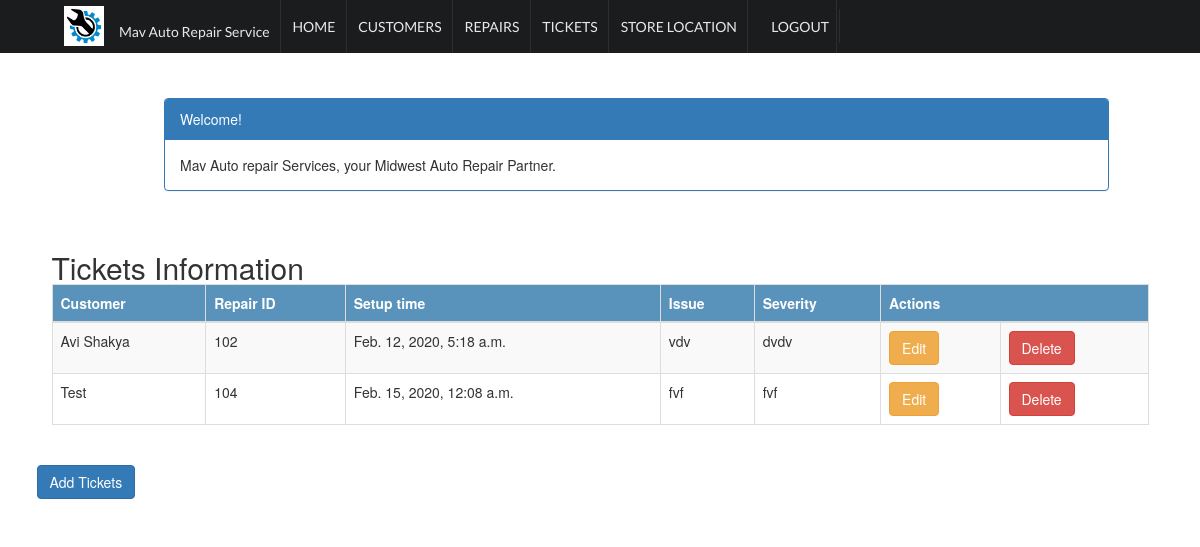
Page /ticket_list (signed in) on the committed database.
### crm/models.py (models this page shows, shortened)
class Ticket(models.Model):
    cust_name = models.ForeignKey(Customer, on_delete=models.CASCADE, related_name='tickets')
    repair_id = models.ForeignKey(Repair, on_delete=models.CASCADE, related_name='item', default='repair_id', blank=True)
    setup_time = models.DateTimeField(
        default=timezone.now)
    Issue = models.CharField(max_length=100)
    severity = models.CharField(max_length=50)
    created_date = models.DateTimeField(
        default=timezone.now)

class Customer(models.Model):
    cust_name = models.CharField(max_length=50)
    cust_number = models.IntegerField(blank=False, null=False)
    address = models.CharField(max_length=200)
    city = models.CharField(max_length=50)
    state = models.CharField(max_length=50)
    zipcode = models.CharField(max_length=10)
    phone_number = models.CharField(max_length=50)
    email = models.EmailField(max_length=100)
    created_date = models.DateTimeField(
        default=timezone.now)
    updated_date = models.DateTimeField(auto_now_add=True)
    def __str__(self):
        return str(self.cust_name)

class Repair(models.Model):
    repair_id = models.IntegerField(blank=True)
    cust_name = models.ForeignKey(Customer, on_delete=models.CASCADE, related_name='repairs')
    repair_item = models.CharField(max_length=100)
    repair_model = models.CharField(max_length=100)
    description = models.TextField()
    repair_charge = models.DecimalField(max_digits=10, decimal_places=2)
    created_date = models.DateTimeField(
        default=timezone.now)
    updated_date = models.DateTimeField(auto_now_add=True)
    def __str__(self):
        return str(self.repair_id )

### crm/views.py (the view)
# urls.py: path('ticket_list', views.ticket_list, name='ticket_list'),
@login_required
def ticket_list(request):
    ticket = Ticket.objects.filter(created_date__lte=timezone.now())
    return render(request, 'crm/ticket_list.html',
                 {'tickets': ticket})

### crm/templates/crm/ticket_list.html (shortened to what this page needs)
{% extends 'crm/base.html' %}
{% block content %}
  <html>
    <head>
  <link rel="stylesheet" href="https://maxcdn.bootstrapcdn.com/bootstrap/3.4.1/css/bootstrap.min.css">
    </head>
    <body>
<div class="ui main container">
    <div class="container">
        <div class="row">
            <div class="col-md-10 col-md-offset-1">
                <div class="panel panel-primary">
                    <div class="panel-heading">Welcome!</div>
                    <div class="panel-body">
                        Mav Auto repair Services, your Midwest Auto Repair Partner.
                    </div>
                </div>
            </div>
        </div>
    </div>
    <div class="row"></br>
        <h2 style="padding-left: 15Px">Tickets Information</h2>
    </div>
    <div>
        <table class="table table-striped table-bordered table-hover">
            <thead>
            <tr class="bg-info">
                <th>Customer</th>
                <th>Repair ID</th>
                <th>Setup time</th>
                <th>Issue</th>
                <th>Severity</th>
                <th colspan="3">Actions</th>
            </tr>
            </thead>
            <tbody>
            {% for ticket in tickets %}
                <tr>
                    <td>{{ ticket.cust_name }}</td>
                    <td>{{ ticket.repair_id }}</td>
                    <td>{{ ticket.setup_time }}</td>
                    <td>{{ ticket.Issue }}</td>
                    <td>{{ ticket.severity }}</td>
                    <td><a href="{% url 'crm:ticket_edit' pk=ticket.pk %}" class="btn btn-warning">Edit</a>
                    <td><a href="{% url 'crm:ticket_delete' pk=ticket.pk %}" onclick="return confirm('Are you sure you want to delete?')"
                           class="btn btn-danger">Delete</a>
                    </td>
                </tr>
            {% endfor %}
            </tbody>
        </table>
    </div>
     <div class="row">
             <a href="{% url 'crm:ticket_new' %}" class="row"><span
                    class="btn btn-primary">Add Tickets</span></a>
        </div>
    </div>
    </body>
    </html>
{% endblock %}

### crm/static/css/base.css (style rules this page uses)
body { margin:0; padding:0; font-family:helvetica, sans-serif; }
h1, h2, h3, h4, h5 , h6 { font-family: 'Ubuntu', sans-serif; font-weight:normal; }
a { text-decoration:none; color:#5993bb; }
table { width:100%; border-spacing:0; border-collapse: collapse; }
table th, table td { text-align:left; font-size:14px; padding:10px; margin:0; }
tbody tr:nth-child(odd) { background:#efefef; }
thead th, tbody tr.total { background:#5993bb; color:#fff; font-weight:bold; }

### crm/static/semantic/components/site.css (style rules this page uses)
html, body { height: 100%; }
html { font-size: 14px; }
body { margin: 0px; padding: 0px; overflow-x: hidden; min-width: 320px; background: #FFFFFF; font-family: 'Lato', 'Helvetica Neue', Arial, Helvetica, sans-serif; font-size: 14px; line-height: 1.4285em; color: rgba(0, 0, 0, 0.87); font-smoothing: antialiased; }
h1, h2, h3, h4, h5 { font-family: 'Lato', 'Helvetica Neue', Arial, Helvetica, sans-serif; line-height: 1.28571429em; margin: calc(2rem - 0.14285714em ) 0em 1rem; font-weight: bold; padding: 0em; }
h2 { font-size: 1.71428571rem; }
h1:last-child, h2:last-child, h3:last-child, h4:last-child, h5:last-child { margin-bottom: 0em; }
a { color: #4183C4; text-decoration: none; }

### crm/static/semantic/components/container.css (style rules this page uses)
.ui.container { display: block; max-width: 100% !important; }
@media only screen and (min-width: 1200px) { .ui.container { width: 1127px; margin-left: auto !important; margin-right: auto !important; } }

### crm/templates/crm/base.html (style rules this page uses)
body { background-color: #FFFFFF; height: auto; }
.main.container { margin-top: 7em; }

### crm/templates/crm/ticket_list.html (style rules this page uses)
body { background-color: white; }

### rows in the picture
Ticket: cust_name "Avi Shakya", repair_id "102", setup_time "Feb. 12, 2020, 5:18 a.m.", Issue "vdv", severity "dvdv"
Ticket: cust_name "Test", repair_id "104", setup_time "Feb. 15, 2020, 12:08 a.m.", Issue "fvf", severity "fvf"
